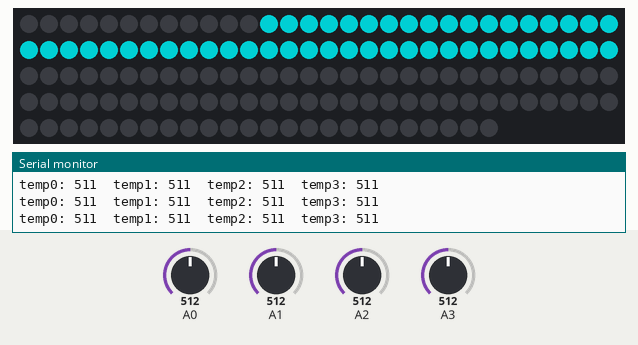
Recording of a sketch running on a simulated ATtiny85, built with avr-gcc and run on an emulated ATtiny85. Parts: 144 RGB LEDs in strip order, left to right, continuing on the next row, the last lines printed to the serial monitor. The test bench sets the inputs (shaded band); at power-on: A0 = 512, A1 = 512, A2 = 512, A3 = 512. Dim RGB values are drawn brighter than linear.

Above: at 1.2 s.
1.3 s: A0 set to 716
2.8 s: A1 set to 306
At 3.8 s:
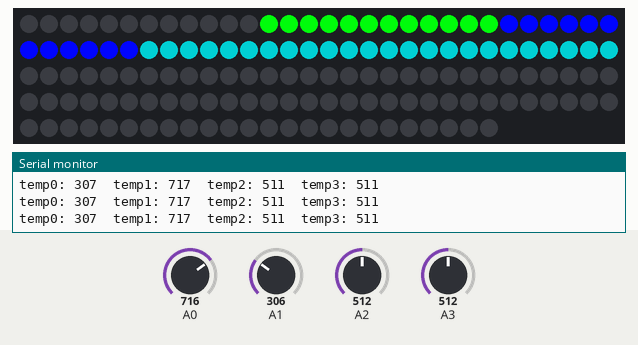
4.3 s: A2 set to 992
5.8 s: A3 set to 992
At 6.1 s:
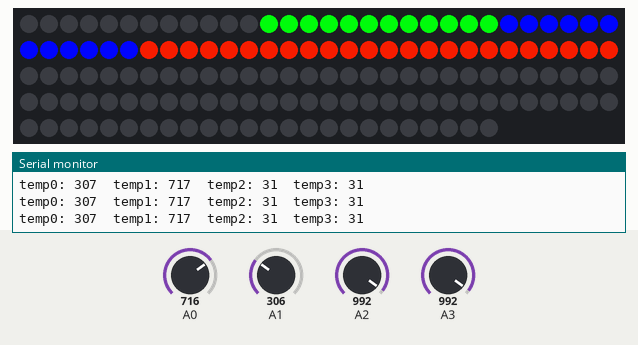
7.3 s: A1 set to 290
8.8 s: A0 set to 306
At 9.6 s:
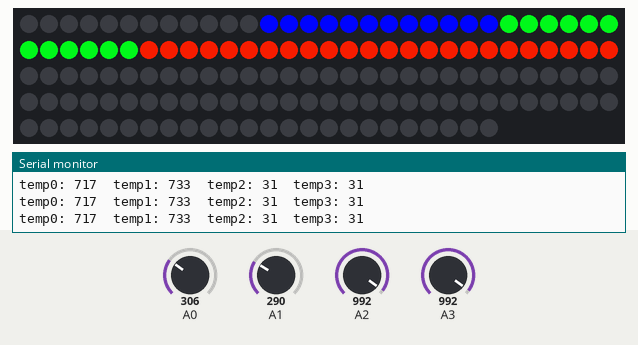
Timing chart, 0 to 11.3 s (numbered marks = the images above; inputs shaded):
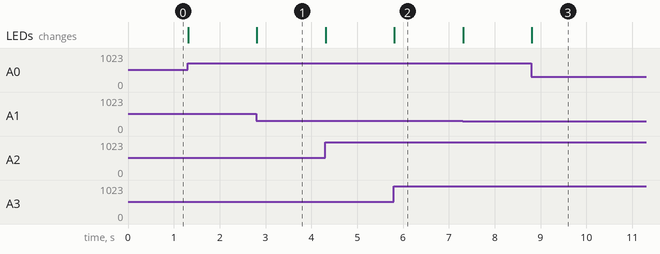

The sketch:

SCF_Arduino_Ver_1.ino
```cpp
#include <Adafruit_DotStar.h>
#include <SPI.h>         // COMMENT OUT THIS LINE FOR GEMMA OR TRINKET
#define NUMPIXELS 144 // Number of LEDs in strip

#define TESTPIN 3


// Here's how to control the LEDs from any two pins:
//#define DATAPIN    4
//#define CLOCKPIN   5
//Adafruit_DotStar strip = Adafruit_DotStar(
//  NUMPIXELS, DATAPIN, CLOCKPIN, DOTSTAR_RGB);
//Using LEDS with SPI, Pins 51,52 are used (MOSI, SCLK)
Adafruit_DotStar strip = Adafruit_DotStar(NUMPIXELS, DOTSTAR_RGB);


void setup() {
  #if defined(__AVR_ATtiny85__) && (F_CPU == 16000000L)
  clock_prescale_set(clock_div_1); // Enable 16 MHz on Trinket
#endif

  Serial.begin(1000000); //1 MB/s
  pinMode(13, OUTPUT);
  strip.begin(); // Initialize pins for output
  strip.show();  // Turn all LEDs off ASAP
}

void loop() {

  digitalWrite(TESTPIN,HIGH);
 //0-200 blue->green
 //201-3ff green-> red
 uint8_t r,g,b;
 uint16_t temp0 = analogRead(A0);
 uint16_t temp1 = analogRead(A1);
 uint16_t temp2 = analogRead(A2);
 uint16_t temp3 = analogRead(A3);
 //uint16_t temp4 = analogRead(A4);


 uint16_t avg0 = (1023-temp0);
 uint16_t avg1 = 1023-temp1;
 uint16_t avg2 = 1023-temp2;
 uint16_t avg3 = 1023-temp3;
 Serial.print("\ntemp0: ");
 Serial.print(avg0);
 Serial.print("\ttemp1: ");
 Serial.print(avg1);
 Serial.print("\ttemp2: ");
 Serial.print(avg2);
 Serial.print("\ttemp3: ");
 Serial.print(avg3);
 //Serial.print("\tAvg: ");
// Serial.print(1023-temp4);

//colormap(avg1,&r,&g,&b);
// strip.setPixelColor(0,b,g,r);
// strip.show();
//setAllLeds(r,g,b);//use for setting all the LEDS on the strip
//setAllLeds(0,0,0);

colormap(avg0,&r,&g,&b);
setLedPortion(r,g,b,1);
colormap(avg1,&r,&g,&b);
setLedPortion(r,g,b,2);
colormap(avg2,&r,&g,&b);
setLedPortion(r,g,b,3);
colormap(avg3,&r,&g,&b);
setLedPortion(r,g,b,4);
  digitalWrite(TESTPIN,LOW);
   strip.show();


}
//Sets each pixel to the color specified in the function call, then turns on the pixel to that color
void setAllLeds(uint8_t *r,uint8_t *g,uint8_t *b){
   for(int i = 0; i<NUMPIXELS; i++)
   strip.setPixelColor(i,b,g,r);
   //strip.show();
}

//Sets portion of LEDS based on provided section
void setLedPortion(uint8_t *r,uint8_t *g,uint8_t *b, int n){
  //Each sensor has about 11 LEDS
  for(int i = n*12; i<12+(12*n);  i++)
  {
    strip.setPixelColor(i,b,g,r);
  }
}

//colormap function to map the spectrum based on the provided temp input
void colormap(uint16_t i, uint8_t *r,uint8_t *g,uint8_t *b)
{
  uint8_t v;
if (i<300)
    {
      //b-g
      v=map(i,0,300,0,255);
      //b,g,r
      //strip.setPixelColor(0,255-v,v,0);
      *r=0;
      *b=255-v;
      *g=v;

    }
    else //>301
    {
//      //g-r
      v=map(i,301,440,0,255);
      // b,g,r
      *r=v;
      *b=0;
      *g=255-v;
    }

}
```

Measured:
- after the input at 2.8 s, the LEDs: change at once (image 1)
- after the input at 5.8 s, the LEDs: change at once (image 2)
- after the input at 8.8 s, the LEDs: change at once (image 3)
